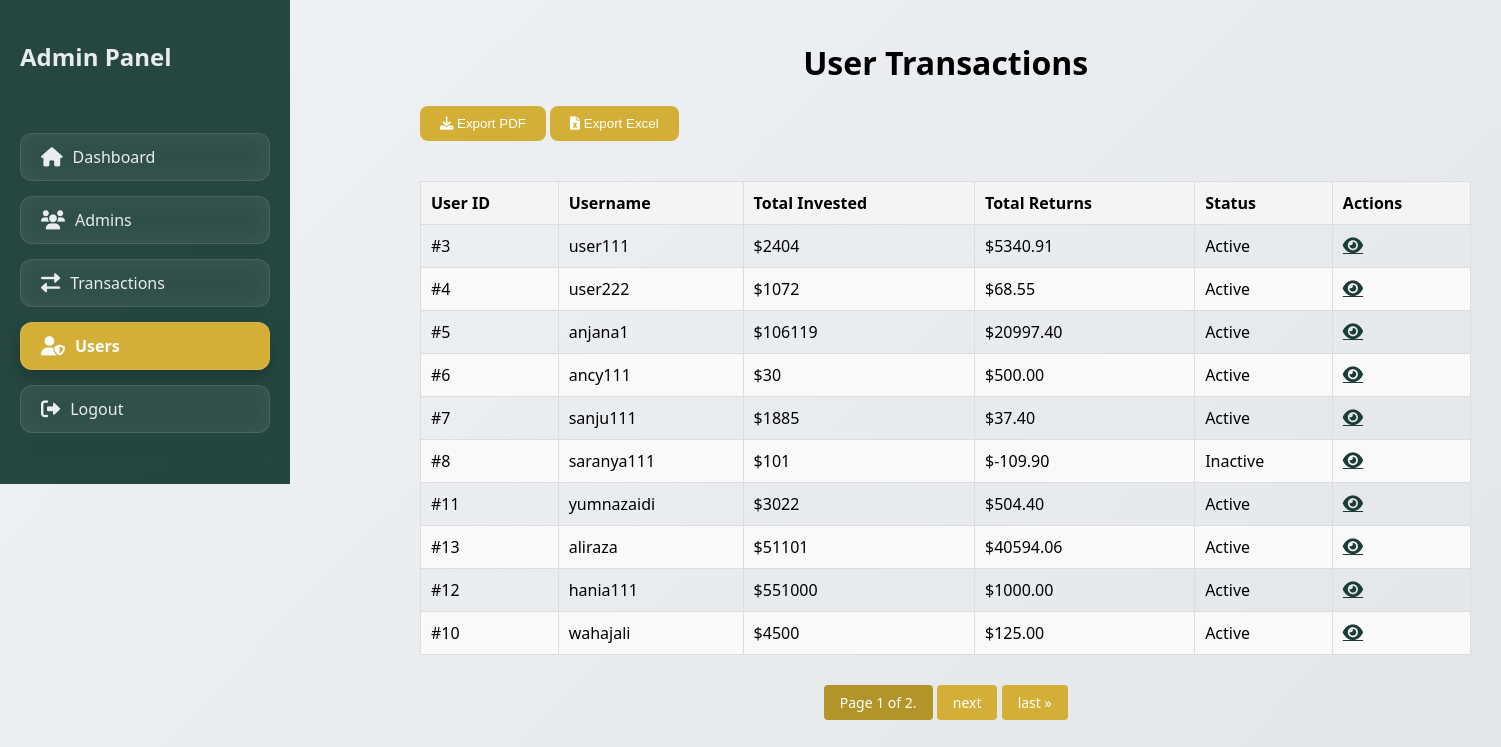
/investapp/admin_home/ (signed in), run on the app's committed database.
### investapp/models.py (models this page shows, shortened)
class CustomUser(AbstractUser):
    phone_number = models.CharField(max_length=15)
    address = models.TextField()
    is_approved = models.BooleanField(default=False)  # Only approved users can log in

### investapp/views.py (the view, shortened to what this page needs)
# urls.py: path('admin_home/', views.admin_user_home, name='admin_user_home'),
@login_required
@user_passes_test(lambda user: user.is_staff)
@never_cache
def admin_user_home(request, user_id=None):
    users_with_transactions = CustomUser.objects.filter(
        transactions__status='approved'
    ).distinct()
    user_data = []
    for user in users_with_transactions:
        transactions = Transaction.objects.filter(user=user, status='approved')
        total_credit = transactions.filter(amount_type='credit').aggregate(Sum('amount'))['amount__sum'] or 0
        total_debit = transactions.filter(amount_type='debit').aggregate(Sum('amount'))['amount__sum'] or 0
        dashboard_view_data = calculate_user_dashboard_returns(user)  # Reuse logic
        total_returns = dashboard_view_data['total_returns']  # Get from user dashboard
        user_data.append({
            'username': user.username,
            'user_id': user.id,
            'debit_total': total_debit,
            'credit_total': total_credit,
            'total_returns': total_returns,  # Use value from the user's dashboard
            'status': 'Active' if total_returns > 0 else 'Inactive',
        })
    paginator = Paginator(user_data, 10)  # Show 10 users per page
    page_number = request.GET.get('page')
    page_obj = paginator.get_page(page_number)
    ledger_data = None
    selected_user = None
    return render(request, 'admin-user-dashboard.html', {
        'page_obj': page_obj,
        'ledger_data': ledger_data,
        'selected_user': selected_user,
    })

### investapp/templates/admin-user-dashboard.html (shortened to what this page needs)
<!DOCTYPE html>
<html lang="en">
<head>
    <link href="https://cdnjs.cloudflare.com/ajax/libs/font-awesome/6.0.0/css/all.min.css" rel="stylesheet">
</head>
<body>
    <div class="layout">
        <div class="sidebar" id="sidebar">
            <h2>Admin Panel</h2>
            <ul class="sidebar-menu">
                <li><a href="{% url 'transaction_list' %}" class="sidebar-link"><i class="fas fa-home"></i> Dashboard</a></li>
                <li><a href="{% url 'admin-user-list' %}" class="sidebar-link"><i class="fas fa-users"></i> Admins</a></li>
                <li><a href="{% url 'pending_transactions' %}" class="sidebar-link"><i class="fas fa-exchange-alt"></i> Transactions</a></li>
                <li><a href="{% url 'admin_user_home' %}" class="sidebar-link"><i class="fas fa-user-shield"></i> Users</a></li>
                <li><a href="{% url 'logout' %}" class="sidebar-link"><i class="fas fa-sign-out-alt"></i> Logout</a></li>
            </ul>
        </div>
        <div class="content">
            <h1>User Transactions</h1>
            <div>
                <button class="btn" onclick="exportUsersPDF()">
                    <i class="fas fa-download"></i> Export PDF
                </button>
                <button class="btn" onclick="exportUsersExcel()">
                    <i class="fas fa-file-excel"></i> Export Excel
                </button>
            </div>
            <div id="user-table-content">
                <table>
                    <thead>
                        <tr>
                            <th>User ID</th>
                            <th>Username</th>
                            <th>Total Invested</th>
                            <th>Total Returns</th>
                            <th>Status</th>
                            <th>Actions</th>
                        </tr>
                    </thead>
                    <tbody>
                        {% for user in page_obj.object_list %}
                        <tr>
                            <td>#{{ user.user_id }}</td>
                            <td>{{ user.username }}</td>
                            <td>${{ user.credit_total }}</td>
                            <td>${{ user.total_returns }}</td>
                            <td>{{ user.status }}</td>
                            <td><a href="{% url 'user_ledger' user.user_id %}" class="fas fa-eye view-icon"></a></td>
                        </tr>
                        {% empty %}
                        <tr>
                            <td colspan="6">No users found.</td>
                        </tr>
                        {% endfor %}
                    </tbody>
                </table>
            </div>
            <div class="pagination">
                <span class="step-links">
                    <span class="current">
                        Page {{ page_obj.number }} of {{ page_obj.paginator.num_pages }}.
                    </span>
                    {% if page_obj.has_next %}
                        <a href="?page={{ page_obj.next_page_number }}">next</a>
                        <a href="?page={{ page_obj.paginator.num_pages }}">last &raquo;</a>
                    {% endif %}
                </span>
            </div>
        </div>
    </div>
</body>
</html>

### investapp/templates/admin-user-dashboard.html (style rules this page uses)
:root { --glass-bg: rgba(255, 255, 255, 0.15); --glass-border: rgba(255, 255, 255, 0.18); --glass-shadow: rgba(0, 0, 0, 0.1); --primary-dark: #1a3d37; --primary-light: #2c5851; --accent-gold: #d4af37; --text-primary: #2d3436; --text-light: rgba(255, 255, 255, 0.9); --warning: #f39c12; --success: #27ae60; --danger: #e74c3c; --blur-amount: 12px; }
body { margin: 0; font-family: 'Segoe UI', system-ui, sans-serif; background: linear-gradient(135deg, #f0f2f5, #e3e6e8); min-height: 100vh; display: flex; }
.sidebar { position: fixed; top: 0; left: 0; width: 250px; background: rgba(26, 61, 55, 0.95); backdrop-filter: blur(var(--blur-amount)); padding: 20px; color: var(--text-light); display: flex; flex-direction: column; z-index: 1000; transition: transform 0.3s ease; }
.sidebar-menu { list-style: none; padding: 0; margin-top: 40px; }
.sidebar-menu li { margin-bottom: 15px; }
.sidebar-menu a { display: flex; align-items: center; padding: 12px 20px; color: var(--text-light); text-decoration: none; border-radius: 12px; transition: all 0.3s ease; background: rgba(255, 255, 255, 0.1); backdrop-filter: blur(10px); border: 1px solid rgba(255, 255, 255, 0.1); }
.sidebar-menu a i { margin-right: 10px; font-size: 1.2em; }
.sidebar-menu a:hover, .sidebar-menu a.active { background: var(--accent-gold); color: white; font-weight: bold; box-shadow: 0 8px 16px rgba(0, 0, 0, 0.2); }
.content { margin-left: 400px; padding: 20px; width: 100%; transition: margin-left 0.3s ease, width 0.3s ease; }
.content h1 { text-align: center; }
.btn { padding: 10px 20px; background: var(--accent-gold); color: white; border: none; border-radius: 8px; cursor: pointer; margin-bottom: 20px; display: inline-block; }
table { width: 100%; border-collapse: collapse; margin-top: 20px; }
table th, table td { border: 1px solid #ddd; padding: 10px; text-align: left; }
table th { background-color: #f4f4f4; font-weight: bold; }
table tbody tr:nth-child(even) { background-color: #f9f9f9; }
.view-icon { font-size: 18px; color: var(--primary-dark); cursor: pointer; transition: all 0.3s ease; }
.pagination { text-align: center; margin-top: 30px; padding-bottom: 100px; display: flex; justify-content: center; align-items: center; gap: 10px; flex-wrap: wrap; }
.pagination a, .pagination .current { padding: 8px 16px; background-color: var(--accent-gold); color: white; text-decoration: none; border-radius: 4px; font-size: 14px; display: inline-block; }
.pagination .current { background-color: #b39429; }

### data on the page
CustomUser: username "user111"
CustomUser: username "user222"
CustomUser: username "anjana1"
CustomUser: username "ancy111"
CustomUser: username "sanju111"
CustomUser: username "saranya111"
CustomUser: username "yumnazaidi"
CustomUser: username "aliraza"
CustomUser: username "hania111"
CustomUser: username "wahajali"

### other printed values
{{ user.user_id }} "3" "4" "5" "6" "7" "8" "11" "13" "12" "10"
{{ user.credit_total }} "2404" "1072" "106119" "30" "1885" "101" "3022" "51101" "551000" "4500"
{{ user.total_returns }} "5340.91" "68.55" "20997.40" "500.00" "37.40" "-109.90" "504.40" "40594.06" "1000.00" "125.00"
{{ user.status }} "Active" "Active" "Active" "Active" "Active" "Inactive" "Active" "Active" "Active" "Active"
{{ page_obj.number }} "1"
{{ page_obj.paginator.num_pages }} "2"
